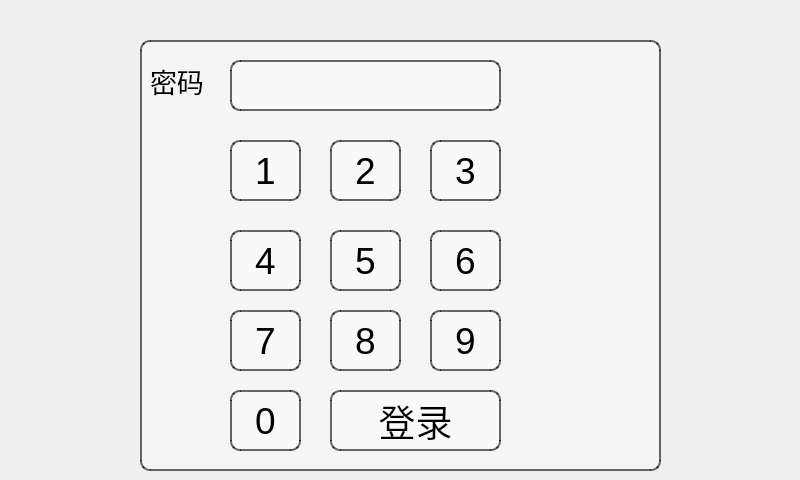
<?xml version="1.0" encoding="UTF-8"?>
<ui version="4.0">
 <class>LoginWindow</class>
 <widget class="QMainWindow" name="LoginWindow">
  <property name="geometry">
   <rect>
    <x>0</x>
    <y>0</y>
    <width>800</width>
    <height>480</height>
   </rect>
  </property>
  <property name="maximumSize">
   <size>
    <width>800</width>
    <height>600</height>
   </size>
  </property>
  <property name="font">
   <font>
    <pointsize>28</pointsize>
   </font>
  </property>
  <property name="windowTitle">
   <string>MainWindow</string>
  </property>
  <property name="iconSize">
   <size>
    <width>30</width>
    <height>30</height>
   </size>
  </property>
  <property name="animated">
   <bool>true</bool>
  </property>
  <widget class="QWidget" name="centralwidget">
   <property name="maximumSize">
    <size>
     <width>1024</width>
     <height>600</height>
    </size>
   </property>
   <widget class="QLabel" name="label">
    <property name="geometry">
     <rect>
      <x>-1</x>
      <y>0</y>
      <width>800</width>
      <height>480</height>
     </rect>
    </property>
    <property name="text">
     <string>&lt;html&gt;&lt;head/&gt;&lt;body&gt;&lt;p&gt;&lt;img src=&quot;:/login.jpeg&quot;/&gt;&lt;/p&gt;&lt;/body&gt;&lt;/html&gt;</string>
    </property>
   </widget>
   <widget class="QFrame" name="frame">
    <property name="geometry">
     <rect>
      <x>140</x>
      <y>40</y>
      <width>521</width>
      <height>431</height>
     </rect>
    </property>
    <property name="mouseTracking">
     <bool>true</bool>
    </property>
    <property name="layoutDirection">
     <enum>Qt::LeftToRight</enum>
    </property>
    <property name="styleSheet">
     <string notr="true">border: 2px solid rgba(0, 0, 0, 150); /* 黑色边框，150为不透明度 */
    background-color: rgba(255, 255, 255, 100); /* 白色背景，200为不透明度 */
    border-radius: 10px; /* 圆角边框 */</string>
    </property>
    <property name="frameShape">
     <enum>QFrame::StyledPanel</enum>
    </property>
    <property name="frameShadow">
     <enum>QFrame::Raised</enum>
    </property>
    <widget class="QPushButton" name="pushButton_1">
     <property name="geometry">
      <rect>
       <x>90</x>
       <y>100</y>
       <width>71</width>
       <height>61</height>
      </rect>
     </property>
     <property name="font">
      <font>
       <pointsize>28</pointsize>
      </font>
     </property>
     <property name="styleSheet">
      <string notr="true"> color: black; /* 设置字体颜色为白色 */
</string>
     </property>
     <property name="text">
      <string>1</string>
     </property>
     <property name="flat">
      <bool>true</bool>
     </property>
    </widget>
    <widget class="QPushButton" name="pushButton_2">
     <property name="geometry">
      <rect>
       <x>190</x>
       <y>100</y>
       <width>71</width>
       <height>61</height>
      </rect>
     </property>
     <property name="font">
      <font>
       <pointsize>28</pointsize>
      </font>
     </property>
     <property name="styleSheet">
      <string notr="true"> color: black; /* 设置字体颜色为白色 */
</string>
     </property>
     <property name="text">
      <string>2</string>
     </property>
     <property name="flat">
      <bool>true</bool>
     </property>
    </widget>
    <widget class="QPushButton" name="pushButton_4">
     <property name="geometry">
      <rect>
       <x>90</x>
       <y>190</y>
       <width>71</width>
       <height>61</height>
      </rect>
     </property>
     <property name="font">
      <font>
       <pointsize>28</pointsize>
      </font>
     </property>
     <property name="styleSheet">
      <string notr="true"> color: black; /* 设置字体颜色为白色 */
</string>
     </property>
     <property name="text">
      <string>4</string>
     </property>
     <property name="flat">
      <bool>true</bool>
     </property>
    </widget>
    <widget class="QPushButton" name="pushButton_3">
     <property name="geometry">
      <rect>
       <x>290</x>
       <y>100</y>
       <width>71</width>
       <height>61</height>
      </rect>
     </property>
     <property name="font">
      <font>
       <pointsize>28</pointsize>
      </font>
     </property>
     <property name="styleSheet">
      <string notr="true"> color: black; /* 设置字体颜色为白色 */
</string>
     </property>
     <property name="text">
      <string>3</string>
     </property>
     <property name="flat">
      <bool>true</bool>
     </property>
    </widget>
    <widget class="QPushButton" name="pushButton_6">
     <property name="geometry">
      <rect>
       <x>290</x>
       <y>190</y>
       <width>71</width>
       <height>61</height>
      </rect>
     </property>
     <property name="font">
      <font>
       <pointsize>28</pointsize>
      </font>
     </property>
     <property name="styleSheet">
      <string notr="true"> color: black; /* 设置字体颜色为白色 */
</string>
     </property>
     <property name="text">
      <string>6</string>
     </property>
     <property name="flat">
      <bool>true</bool>
     </property>
    </widget>
    <widget class="QPushButton" name="pushButton_7">
     <property name="geometry">
      <rect>
       <x>90</x>
       <y>270</y>
       <width>71</width>
       <height>61</height>
      </rect>
     </property>
     <property name="font">
      <font>
       <pointsize>28</pointsize>
      </font>
     </property>
     <property name="styleSheet">
      <string notr="true"> color: black; /* 设置字体颜色为白色 */
</string>
     </property>
     <property name="text">
      <string>7</string>
     </property>
     <property name="flat">
      <bool>true</bool>
     </property>
    </widget>
    <widget class="QPushButton" name="pushButton_5">
     <property name="geometry">
      <rect>
       <x>190</x>
       <y>190</y>
       <width>71</width>
       <height>61</height>
      </rect>
     </property>
     <property name="font">
      <font>
       <pointsize>28</pointsize>
      </font>
     </property>
     <property name="styleSheet">
      <string notr="true"> color: black; /* 设置字体颜色为白色 */
</string>
     </property>
     <property name="text">
      <string>5</string>
     </property>
     <property name="flat">
      <bool>true</bool>
     </property>
    </widget>
    <widget class="QPushButton" name="pushButton_9">
     <property name="geometry">
      <rect>
       <x>290</x>
       <y>270</y>
       <width>71</width>
       <height>61</height>
      </rect>
     </property>
     <property name="font">
      <font>
       <pointsize>28</pointsize>
      </font>
     </property>
     <property name="styleSheet">
      <string notr="true"> color: black; /* 设置字体颜色为白色 */
</string>
     </property>
     <property name="text">
      <string>9</string>
     </property>
     <property name="flat">
      <bool>true</bool>
     </property>
    </widget>
    <widget class="QPushButton" name="pushButton_8">
     <property name="geometry">
      <rect>
       <x>190</x>
       <y>270</y>
       <width>71</width>
       <height>61</height>
      </rect>
     </property>
     <property name="font">
      <font>
       <pointsize>28</pointsize>
      </font>
     </property>
     <property name="styleSheet">
      <string notr="true"> color: black; /* 设置字体颜色为白色 */
</string>
     </property>
     <property name="text">
      <string>8</string>
     </property>
     <property name="flat">
      <bool>true</bool>
     </property>
    </widget>
    <widget class="QPushButton" name="longin">
     <property name="geometry">
      <rect>
       <x>190</x>
       <y>350</y>
       <width>171</width>
       <height>61</height>
      </rect>
     </property>
     <property name="font">
      <font>
       <pointsize>28</pointsize>
      </font>
     </property>
     <property name="styleSheet">
      <string notr="true"> color: black; /* 设置字体颜色为白色 */
</string>
     </property>
     <property name="text">
      <string>登录</string>
     </property>
     <property name="flat">
      <bool>true</bool>
     </property>
    </widget>
    <widget class="QLineEdit" name="lineEdit">
     <property name="geometry">
      <rect>
       <x>90</x>
       <y>20</y>
       <width>271</width>
       <height>51</height>
      </rect>
     </property>
     <property name="font">
      <font>
       <kerning>true</kerning>
      </font>
     </property>
     <property name="contextMenuPolicy">
      <enum>Qt::NoContextMenu</enum>
     </property>
     <property name="text">
      <string/>
     </property>
     <property name="frame">
      <bool>true</bool>
     </property>
     <property name="echoMode">
      <enum>QLineEdit::Password</enum>
     </property>
     <property name="dragEnabled">
      <bool>false</bool>
     </property>
     <property name="clearButtonEnabled">
      <bool>true</bool>
     </property>
    </widget>
    <widget class="QLabel" name="label_3">
     <property name="geometry">
      <rect>
       <x>10</x>
       <y>20</y>
       <width>81</width>
       <height>41</height>
      </rect>
     </property>
     <property name="font">
      <font>
       <pointsize>20</pointsize>
      </font>
     </property>
     <property name="styleSheet">
      <string notr="true"> color: black;  /* 设置文本颜色 */
    background-color: transparent;  /* 设置背景颜色 */
border: 0px solid gray;  /* 设置边框 */



</string>
     </property>
     <property name="text">
      <string>密码</string>
     </property>
    </widget>
    <widget class="QPushButton" name="pushButton_0">
     <property name="geometry">
      <rect>
       <x>90</x>
       <y>350</y>
       <width>71</width>
       <height>61</height>
      </rect>
     </property>
     <property name="font">
      <font>
       <pointsize>28</pointsize>
      </font>
     </property>
     <property name="styleSheet">
      <string notr="true"> color: black; /* 设置字体颜色为白色 */
</string>
     </property>
     <property name="text">
      <string>0</string>
     </property>
     <property name="flat">
      <bool>true</bool>
     </property>
    </widget>
    <widget class="QLabel" name="label_2">
     <property name="geometry">
      <rect>
       <x>390</x>
       <y>20</y>
       <width>101</width>
       <height>171</height>
      </rect>
     </property>
     <property name="styleSheet">
      <string notr="true">border: 0px solid rgba(0, 0, 0, 150); /* 黑色边框，150为不透明度 */
    background-color: rgba(255, 255, 255, 0); /* 白色背景，200为不透明度 */
    border-radius: 20px; /* 圆角边框 */</string>
     </property>
     <property name="text">
      <string>&lt;html&gt;&lt;head/&gt;&lt;body&gt;&lt;p&gt;&lt;img src=&quot;:/gif5.gif&quot;/&gt;&lt;/p&gt;&lt;/body&gt;&lt;/html&gt;</string>
     </property>
    </widget>
   </widget>
  </widget>
 </widget>
 <resources/>
 <connections/>
</ui>
